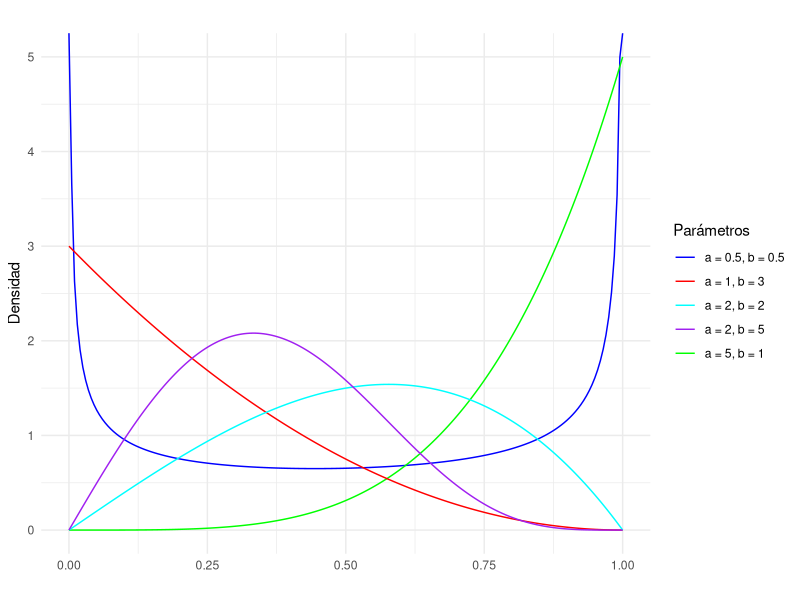
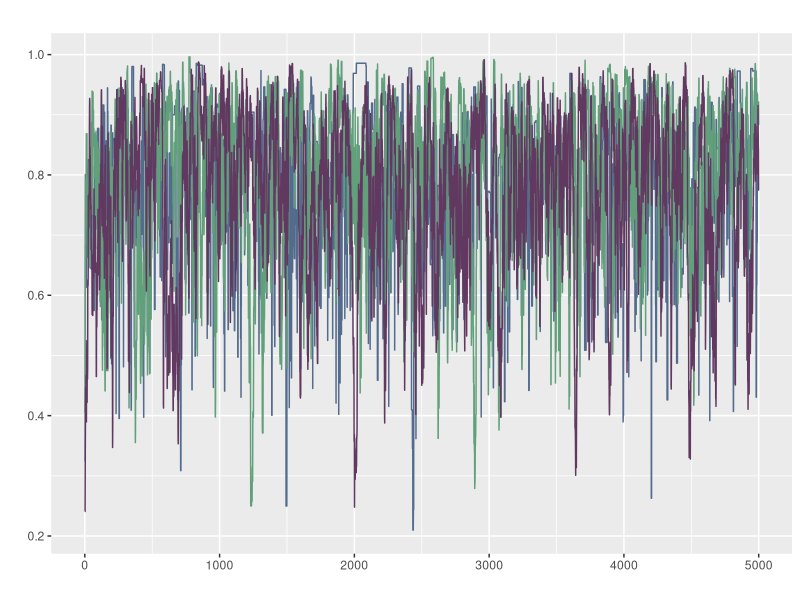
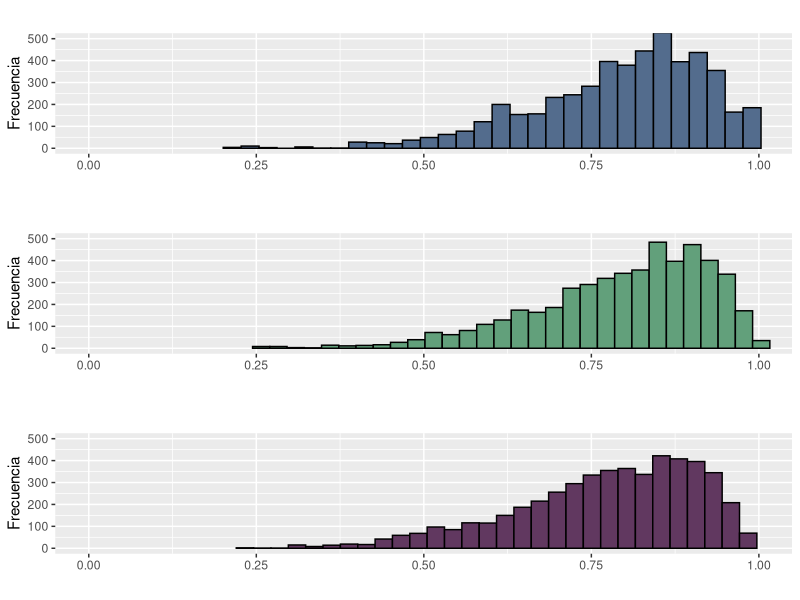
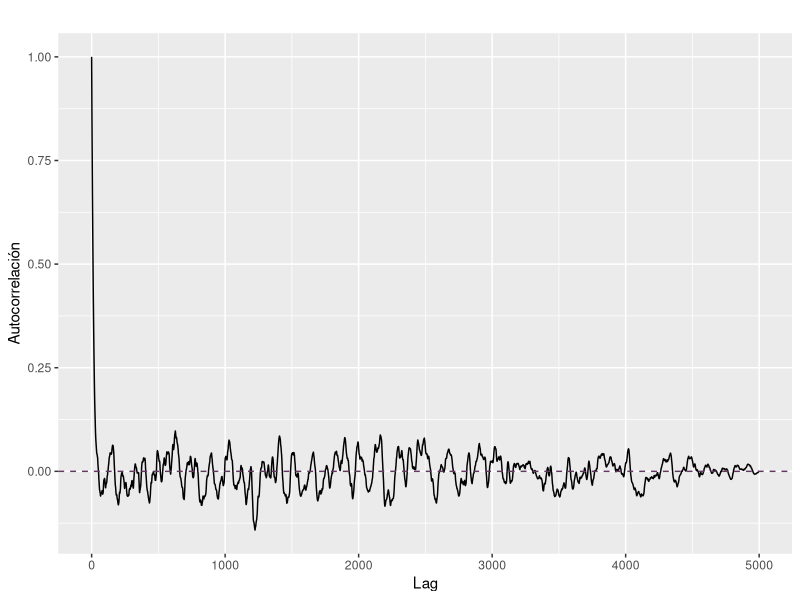
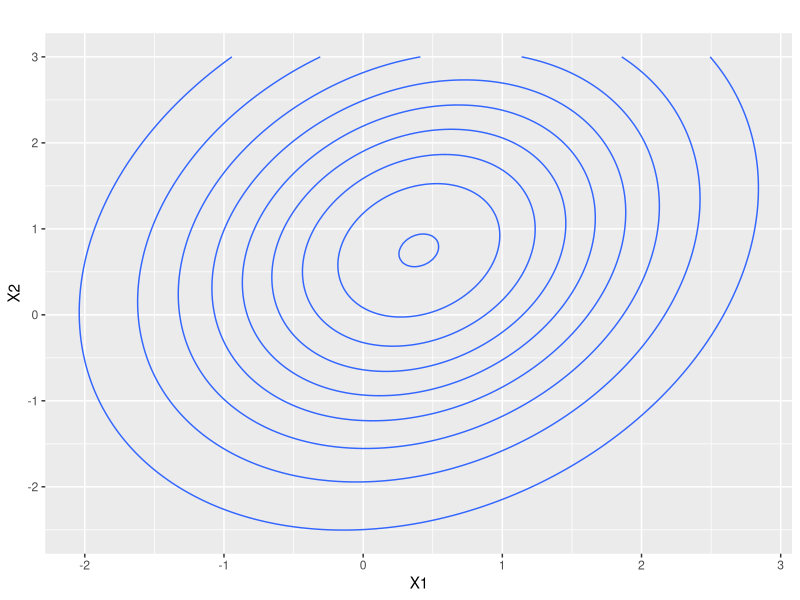
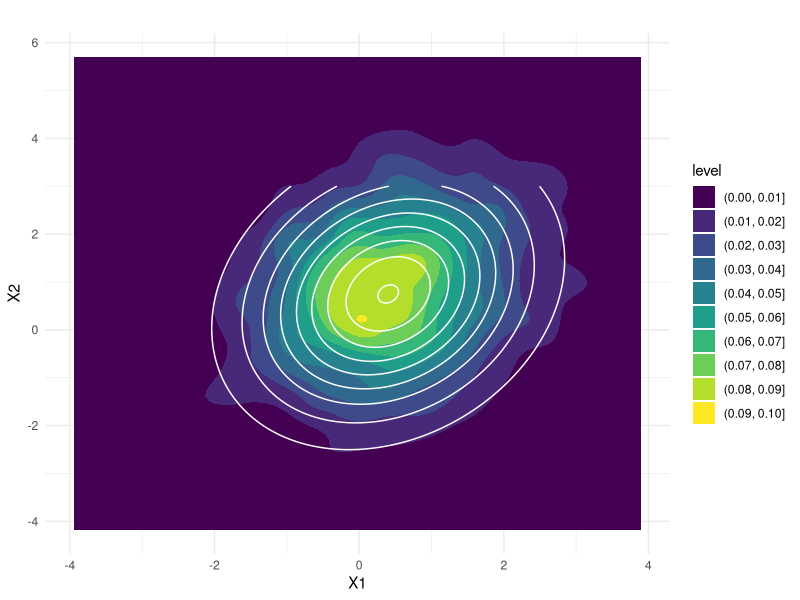
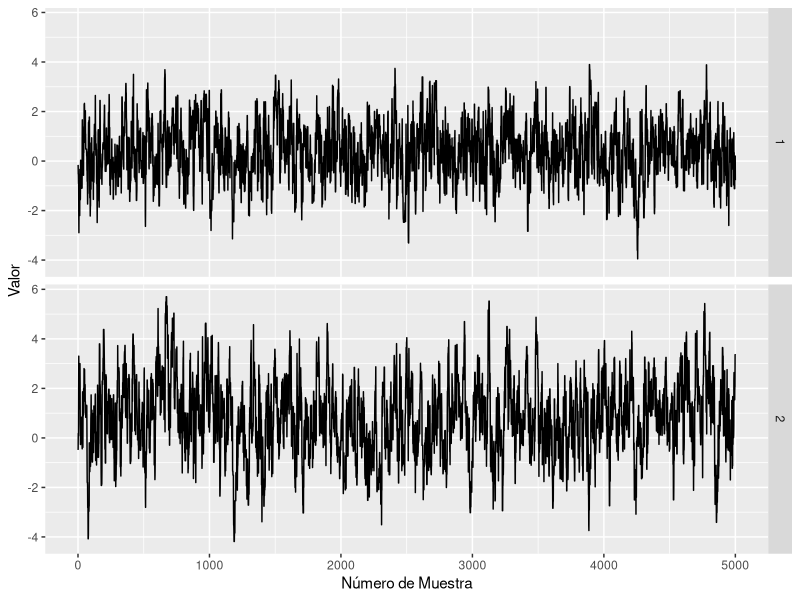
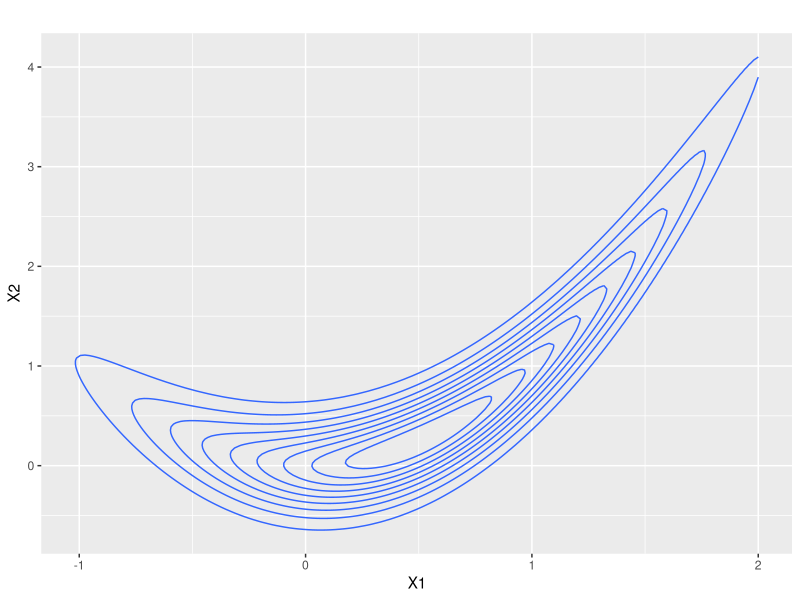

The R script that drew these images, in order:
## ---- chunk 1
#| label = parametros
set.seed(412)
knitr::opts_chunk$set(fig.align = "center")
## ---- chunk 2
#| label = librerias
library(ggplot2)
library(gridExtra)
library(kableExtra)
library(mvtnorm)
## ---- chunk 3
d_propuesta_def <- function(x, mean){
  dnorm(x, mean, sd= 1)
}

sample_mh <- function (d_objetivo, r_propuesta, d_propuesta = d_propuesta_def, p_inicial, n){
  stopifnot(n>0)
  muestras <- numeric(n)
  muestras[1]<-p_inicial
  for (i in 2:n) {
    p_actual <- muestras[i-1]
    p_nuevo <- r_propuesta(p_actual)
    f_actual <- d_objetivo(p_actual)
    f_nuevo <- d_objetivo(p_nuevo)
    
    q_actual <- d_propuesta(p_actual,mean=p_nuevo)
    q_nuevo <- d_propuesta(p_nuevo,mean=p_actual)
    
    alpha <- min(1, (f_nuevo/f_actual)*(q_actual/q_nuevo))
    
    aceptar <- rbinom(1,1, alpha)
    if (aceptar){
      muestras[i] <- p_nuevo
    } else {
      muestras[i] <- p_actual
    }
    
  }
  return ( muestras ) 
}
## ---- chunk 4
d_kumaraswamy <- function(x, a ,b){
  if(x<0 || x>1){
    f=0
  }else{
    f <- a*b*(x^(a-1))*(1-x^a)^(b-1)
  }
  return(f)
}
x<-seq(0,1, length.out= 200)
d_kumaraswamy.5.5 <- numeric(length(x))
d_kumaraswamy51<- numeric(length(x))
d_kumaraswamy13 <-numeric(length(x))
d_kumaraswamy22 <- numeric(length(x))
d_kumaraswamy25 <- numeric(length(x))
for (i in 1:length(x)) {
  d_kumaraswamy.5.5[i] <- d_kumaraswamy(x[i], 0.5, 0.5)
  d_kumaraswamy51[i] <- d_kumaraswamy(x[i], 5, 1)
  d_kumaraswamy13[i] <- d_kumaraswamy(x[i], 1, 3)
  d_kumaraswamy22[i] <- d_kumaraswamy(x[i], 2, 2)
  d_kumaraswamy25[i] <- d_kumaraswamy(x[i], 2, 5)
}


df <- data.frame(x,
                 d_kumaraswamy.5.5,
                 d_kumaraswamy51,
                 d_kumaraswamy13,
                 d_kumaraswamy22,
                 d_kumaraswamy25)
ggplot(df, aes(x = x)) +
  # Agregar las líneas para cada distribución
  geom_line(aes(y = d_kumaraswamy.5.5, color = "d_kumaraswamy.5.5")) +
  geom_line(aes(y = d_kumaraswamy51, color = "d_kumaraswamy51")) +
  geom_line(aes(y = d_kumaraswamy13, color = "d_kumaraswamy13")) +
  geom_line(aes(y = d_kumaraswamy22, color = "d_kumaraswamy22")) +
  geom_line(aes(y = d_kumaraswamy25, color = "d_kumaraswamy25")) +
  # Personalizar aspectos del gráfico
  labs(title = "",
       x = "",
       y = "Densidad") +
  scale_color_manual(values = c("d_kumaraswamy.5.5" = "blue",
                                 "d_kumaraswamy51" = "green",
                                 "d_kumaraswamy13" = "red",
                                 "d_kumaraswamy22" = "cyan",
                                 "d_kumaraswamy25" = "purple"),
                     labels = c("d_kumaraswamy.5.5" = "a = 0.5, b = 0.5",
                                "d_kumaraswamy51" = "a = 5, b = 1",
                                "d_kumaraswamy13" = "a = 1, b = 3",
                                "d_kumaraswamy22" = "a = 2, b = 2",
                                "d_kumaraswamy25" = "a = 2, b = 5")) +
  guides(color=guide_legend(title = "Parámetros"))+
  theme_minimal()
## ---- chunk 5
get_beta_pars <- function(mu, kappa){
  alpha <- mu *kappa
  beta <- (1-mu)*kappa
  return(list(alpha = alpha, beta = beta))
}
#graficar kumaraswamy 6 2, y una beta 8,2 para mostrar que son parecidas
d_objetivo <- function(x, a=6 ,b=2){
  if(x<0 || x>1){
    f=0
  }else{
    f <- a*b*(x^(a-1))*(1-x^a)^(b-1)
  }
  return(f)
}
kappas <- c(1,25,50)
n=5000
muestras <- matrix(nrow = n,ncol = length(kappas))
for (i in 1:3) {
  #p_inicial = runif(1) se agrega?
  r_propuesta <- function(x) {
    kappa <- kappas[i]
    pars <- get_beta_pars(x, kappa)
    rbeta(1, pars$alpha, pars$beta)
  }
  d_propuesta <- function(x, mean) {
    kappa <- kappas[i]
    pars <- get_beta_pars(mean, kappa)
    dbeta(x, pars$alpha, pars$beta)
  }
  p_inicial <- runif(1)
  
  muestras[,i] <- sample_mh(d_objetivo, r_propuesta, d_propuesta, p_inicial= p_inicial, n=n)
}


df <- as.data.frame(cbind(muestras, x=1:n))
ggplot(df, aes(x = x)) +
  geom_line(aes(y = V1), color = "#536C8D") +
  geom_line(aes(y = V2), color = "#62A07B") +
  geom_line(aes(y = V3), color = "#613860") +
  labs(x = "", y = "", title = "")

## ---- chunk 6
g1 <- ggplot(df, aes(x = V1)) +
  geom_histogram(color = "black", fill = "#536C8D", bins = 30) +
  labs(x = "", y = "Frecuencia", title = "")+
  coord_cartesian(xlim = c(0, 1), ylim = c(0, 500))

# Graficar histograma para V2
g2 <- ggplot(df, aes(x = V2)) +
  geom_histogram(color = "black", fill = "#62A07B", bins = 30) +
  labs(x = "", y = "Frecuencia", title = "")+
  coord_cartesian(xlim = c(0, 1), ylim = c(0, 500))

# Graficar histograma para V3
g3 <- ggplot(df, aes(x = V3)) +
  geom_histogram(color = "black", fill = "#613860", bins = 30) +
  labs(x = "", y = "Frecuencia", title = "")+
  coord_cartesian(xlim = c(0, 1), ylim = c(0, 500))

# Mostrar los histogramas en una sola columna
grid.arrange(g1, g2, g3, ncol = 1)
## ---- chunk 7
# averiguar si hay grafico para el correlograma

calcular_w <- function(x){
  mean(apply(x, 2, var))
}

calcular_b <- function(x){
  media_chain <- apply(x, 2, mean)
  var(media_chain) * nrow(x)
}

R_hat <- function(x){
  S <- nrow(x)
  M <- ncol(x)
  W <- calcular_w(x)
  B <- calcular_b(x)
  numerador <- (S-1)/S * W + (1 / S) * B
  sqrt(numerador / W)
}

R_hat(muestras)
## ---- chunk 8
corr <- acf(muestras[,3], plot = FALSE, lag = Inf)
N_eff <- function(x){
  n_eff <- numeric(ncol(x))
  for (i in 1:ncol(x)) {
    S <- nrow(x)
    autocorr <- acf(x[,i], plot = FALSE, lag = Inf)$acf
    limite <- which(autocorr<0.05)[1]
    
    denominador <- 1 + 2 * sum(autocorr[2:limite])
    n_eff[i] <- S / denominador  
  }
  return(n_eff)
}
N_eff(muestras)
data_corr = data.frame(x=corr$lag, y=corr$acf)
ggplot(data_corr)+
  aes(x=x,y=y)+
  geom_line()+
  geom_hline(yintercept = 0, linetype = "dashed", color = "#613860")+
  labs(x = "Lag", y = "Autocorrelación", title = "")
# no parecen muy bajos para 5k muestras
# YA GENERALICE LA N_eff 
## ---- chunk 9
medias <- c(mean(muestras[,1]),mean(muestras[,2]),mean(muestras[,3]))
percentiles<- rbind(quantile(muestras[,1], c(0.05, 0.95)),
                    quantile(muestras[,2], c(0.05, 0.95)),
                    quantile(muestras[,3], c(0.05, 0.95)))

tabla <-cbind(medias, percentiles)
colnames(tabla) <- c("Medias","Percentil 5", "Percentil 95")
rownames(tabla) <- c("Kappa = 1","Kappa = 25", "Kappa = 50")
kable(round(tabla,3))%>% 
  kable_styling(position = "center",full_width = FALSE) %>% 
  row_spec(0, bold = T, background = "#613860", color = "black") 
## ---- chunk 10
muestras_logit <- log(muestras/(1-muestras))
medias_logit <- c(mean(muestras_logit[,1]),mean(muestras_logit[,2]),mean(muestras_logit[,3]))
percentiles_logit <- rbind(quantile(muestras_logit[,1], c(0.05, 0.95)),
                    quantile(muestras_logit[,2], c(0.05, 0.95)),
                    quantile(muestras_logit[,3], c(0.05, 0.95)))

tabla_logit <-cbind(medias_logit, percentiles_logit)
colnames(tabla_logit) <- c("Medias","Percentil 5", "Percentil 95")
rownames(tabla_logit) <- c("Kappa = 1","Kappa = 25", "Kappa = 50")
kable(round(tabla_logit,3))%>% 
  kable_styling(position = "center",full_width = FALSE) %>% 
  row_spec(0, bold = T, background = "#613860", color = "black") 
## ---- chunk 11
sample_mh_2d <- function (d_objetivo, r_propuesta, d_propuesta, p_inicial, n, sigma_prop){
  stopifnot(n>0)
  muestras <- matrix(nrow = n, ncol = length(p_inicial))
  muestras[1,]<-p_inicial
  for (i in 2:n) {
    p_actual <- muestras[i-1,]
    p_nuevo <- r_propuesta(p_actual)
    f_actual <- d_objetivo(p_actual)
    f_nuevo <- d_objetivo(p_nuevo)
    
    q_actual <- d_propuesta(p_actual,mean=p_nuevo)
    q_nuevo <- d_propuesta(p_nuevo,mean=p_actual)
    
    alpha <- min(1, (f_nuevo/f_actual)*(q_actual/q_nuevo))
    
    aceptar <- rbinom(1,1, alpha)
    if (aceptar){
      muestras[i,] <- p_nuevo
    } else {
      muestras[i,] <- p_actual
    }
    
  }
  return ( muestras ) 
}


## ---- chunk 12
mu_obj <- c(0.4, 0.75)
sigma_obj <- matrix(c(1.35, 0.4, 0.4, 2.4), ncol = 2)

sigma_prop <- diag(2) #preguntar esto

d_objetivo <- function(x) dmvnorm(x, mean = mu_obj, sigma = sigma_obj)
r_propuesta <- function(x) rmvnorm(1, mean = x, sigma = sigma_prop)
d_propuesta <- function(x, mean) dmvnorm(x, mean = mean, sigma = sigma_prop)

df_grilla <- expand.grid(x = seq(-3, 3, length.out = 200), seq(-3, 3, length.out = 200))
df_grilla$z <- d_objetivo(as.matrix(df_grilla))

ggplot(df_grilla)+
  aes(x = x, y = Var2, z = z)+
  stat_contour()+
  labs(title = "",
       x = "X1",
       y = "X2")

muestras_2d <- sample_mh_2d(d_objetivo, r_propuesta, d_propuesta, p_inicial=c(runif(1,-2,3),runif(1,-2,3)), n=5000)

muestras_2d_df <- as.data.frame(muestras_2d)
ggplot(muestras_2d_df, aes(x = V1, y = V2)) +
  geom_density_2d(fill = "skyblue", alpha = 0.7) +
  geom_density2d_filled()+
  #geom_point(data = muestras_2d_df, aes(x = V1, y = V2), color = "cyan2", alpha = 0.05) +
  labs(title = "",
       x = "X1",
       y = "X2") +
  stat_contour(aes(x = x, y = Var2, z = z), data = df_grilla, color = "white")+
  theme_minimal()

# p_inicial = rmvnorm(1,mean=c(1,1)) ?
## ---- chunk 13

########################
plot_trace <- function(x, y){
  n <-length(x)
  df <- data.frame(x = rep(1:n, 2), y = c(x, y), dimension = rep(1:2, each = n))
  ggplot(df)+
    geom_line(aes(x = x, y = y))+
    facet_grid(rows = vars(dimension))+
    labs(x = "Número de Muestra", y = "Valor")
}  

plot_trace(muestras_2d_df$V1, muestras_2d_df$V2)

#Número efectivo de muestras
N_eff(muestras_2d)
## ---- chunk 14
#| label = probs
probs <- numeric(3)
# x1 > 1 ; x2 < 0
mu_filtradas <- muestras_2d[muestras_2d[,1] > 1 & muestras_2d[,2] < 0,]
probs[1] <- nrow(mu_filtradas) / nrow(muestras_2d)
# x1 > 1 ; x2 > 2 
mu_filtradas <- muestras_2d[muestras_2d[,1] > 1 & muestras_2d[,2] > 2,]
probs[2] <- nrow(mu_filtradas) / nrow(muestras_2d)
# x1 > .4 ; x2 > .75
mu_filtradas <- muestras_2d[muestras_2d[,1] > .4 & muestras_2d[,2] > .75,]
probs[3] <- nrow(mu_filtradas) / nrow(muestras_2d)
probs #no se si esto esta bien gente
## ---- chunk 15
# Monte Carlo generamos aleatorios y hace sumatoria
# Genera un gran número de muestras bivariadas
n <- 5000
muestras_2d_mc <- rmvnorm(n, mean = mu_obj, sigma = sigma_obj)
p_exacta <- numeric(3)
p_mc <- numeric(3)
# x1 > 1 ; x2 < 0
mu_filtradas <- muestras_2d_mc[muestras_2d_mc[,1] > 1 & muestras_2d_mc[,2] < 0,]
p_mc[1] <- nrow(mu_filtradas) / nrow(muestras_2d_mc)
p_exacta[1] <- pmvnorm(lower = c(1, -Inf), upper = c(Inf,0), mean = mu_obj, sigma=sigma_obj)
# x1 > 1 ; x2 > 2 
mu_filtradas <- muestras_2d_mc[muestras_2d_mc[,1] > 1 & muestras_2d_mc[,2] > 2,]
p_mc[2] <- nrow(mu_filtradas) / nrow(muestras_2d_mc)
p_exacta[2] <- pmvnorm(lower = c(1, 2), upper = c(Inf,Inf), mean = mu_obj, sigma=sigma_obj)
# x1 > .4 ; x2 > .75
mu_filtradas <- muestras_2d_mc[muestras_2d_mc[,1] > .4 & muestras_2d_mc[,2] > .75,]
p_mc[3] <- nrow(mu_filtradas) / nrow(muestras_2d_mc)
p_exacta[3] <- pmvnorm(lower = c(.4, .75), upper = c(Inf,Inf), mean = mu_obj, sigma=sigma_obj)

probs
p_mc
round(p_exacta, 4)#no se si esto esta bien gente
## ---- chunk 16
#Método de la grilla
grilla= numeric(3)
grilla[1]=sum(df_grilla$z[df_grilla$x>1 & df_grilla$Var2<0])/ sum(df_grilla$z)
grilla[2]=sum(df_grilla$z[df_grilla$x>1 & df_grilla$Var2>2])/ sum(df_grilla$z)
grilla[3]=sum(df_grilla$z[df_grilla$x>0.4 & df_grilla$Var2>0.75])/ sum(df_grilla$z)

data_probs= cbind(muestras=probs, mc= p_mc, grilla= grilla, exacto= p_exacta)

colnames(data_probs) <- c("Muestras","Montecarlo", "Grilla","Prob. Exacta")
rownames(data_probs) <- c("P(X1> 1, X2< 0)","P(X1> 1, X2> 2)", "P(X1> 0.4, X2> 0.75)")
kable(round(data_probs,4))%>% 
  kable_styling(position = "center",full_width = FALSE) %>% 
  row_spec(0, bold = T, background = "#613860", color = "black") 

## ---- chunk 17
a <- 0.5
b <- 5
sigma_prop1 <- matrix(c(4,1,1,4), ncol = 2)
sigma_prop2 <- diag(2)
sigma_prop3 <- matrix(c(2,-2,-2,5), ncol = 2)

d_objetivo <- function(x) exp(-((a-x[1])^2+b*(x[2]-(x[1])^2)^2))
r_propuesta <- function(x) rmvnorm(1, mean = x, sigma = sigma_prop2)
d_propuesta <- function(x, mean) dmvnorm(x, mean = mean, sigma = sigma_prop2)

df_grilla <- expand.grid(x = seq(-2, 2, length.out = 200), seq(-1, 5, length.out = 200))
for(i in 1:40000){ 
df_grilla$z[i] <- d_objetivo(c(df_grilla$x[i], df_grilla$Var2[i]))
}

ggplot(df_grilla)+
 aes(x = x, y = Var2, z = z)+
 stat_contour()+
 labs(title = "",
      x = "X1",
      y = "X2")

muestras_2d2 <- sample_mh_2d(d_objetivo, r_propuesta, d_propuesta, p_inicial= c(runif(1,0,1), runif(1,-0.5, 1)), n=5000)

muestras_2d2_df <- as.data.frame(muestras_2d2)
ggplot(muestras_2d2_df, aes(x = V1, y = V2)) +
  geom_density_2d(fill = "skyblue", alpha = 0.7) +
  geom_density2d_filled()+
  #geom_point(data = muestras_2d_df, aes(x = V1, y = V2), color = "cyan2", alpha = 0.05) +
  labs(title = "",
       x = "X1",
       y = "X2") +
  theme_minimal()

r_propuesta <- function(x) rmvnorm(1, mean = x, sigma = sigma_prop1)
d_propuesta <- function(x, mean) dmvnorm(x, mean = mean, sigma = sigma_prop1)

muestras_2d1 <- sample_mh_2d(d_objetivo, r_propuesta, d_propuesta, p_inicial= c(runif(1,0,1), runif(1,-0.5, 1)), n=5000)

muestras_2d1_df <- as.data.frame(muestras_2d1)
ggplot(muestras_2d1_df, aes(x = V1, y = V2)) +
  geom_density_2d(fill = "skyblue", alpha = 0.7) +
  geom_density2d_filled()+
  #geom_point(data = muestras_2d_df, aes(x = V1, y = V2), color = "cyan2", alpha = 0.05) +
  labs(title = "",
       x = "X1",
       y = "X2") +
  theme_minimal()

r_propuesta <- function(x) rmvnorm(1, mean = x, sigma = sigma_prop3)
d_propuesta <- function(x, mean) dmvnorm(x, mean = mean, sigma = sigma_prop3)

muestras_2d3 <- sample_mh_2d(d_objetivo, r_propuesta, d_propuesta, p_inicial= c(runif(1,0,1), runif(1,-0.5, 1)), n=5000)

muestras_2d3_df <- as.data.frame(muestras_2d3)
ggplot(muestras_2d3_df, aes(x = V1, y = V2)) +
  geom_density_2d(fill = "skyblue", alpha = 0.7) +
  geom_density2d_filled()+
  #geom_point(data = muestras_2d_df, aes(x = V1, y = V2), color = "cyan2", alpha = 0.05) +
  labs(title = "",
       x = "X1",
       y = "X2") +
  theme_minimal()
# TODO: preguntarle a los chicos que cambia en estas tres para poner todo en un bucle
## ---- chunk 18
# Añadir una columna para indicar la cadena
muestras_2d1_df$cadena <- "Muestra 1"
muestras_2d2_df$cadena <- "Muestra 2"
muestras_2d3_df$cadena <- "Muestra 3"

muestra1 <- muestras_2d1_df
muestra2 <- muestras_2d2_df
muestra3 <- muestras_2d3_df
#TODO: esto esta de más, preguntar si se puede sacar

# Unir las muestras en un solo dataframe
df <- rbind(muestra1, muestra2, muestra3)

# Graficar las trayectorias
ggplot(df, aes(x = V1, y = V2, color = cadena)) +
  geom_point() +
  labs(x = "X1", y = "X2", title = "Trayectorias de las cadenas de Metropolis-Hastings")+
  scale_color_manual(values= c("#536C8D","#62A07B","#613860"))
## ---- chunk 19
#Trace plot y gráfico de autocorrelación
# TODO: yo mantendria los colores de muestra 1 2 y 3 como arriba
n=5000
df1 <- as.data.frame(cbind(muestras_2d1_df$V1,muestras_2d2_df$V1,muestras_2d3_df$V1, x=1:n))
tp1=ggplot(df1, aes(x=x)) +
  geom_line(aes(y = V1), color = "#536C8D") +
  geom_line(aes(y = V2), color = "#62A07B") +
  geom_line(aes(y = V3), color = "#613860") +
  labs(x = "", y = "Valor", title = "")

df2 <- as.data.frame(cbind(muestras_2d1_df$V2,muestras_2d2_df$V2,muestras_2d3_df$V2, x=1:n))
tp2=ggplot(df2, aes(x=x)) +
  geom_line(aes(y = V1), color = "#536C8D") +
  geom_line(aes(y = V2), color = "#62A07B") +
  geom_line(aes(y = V3), color = "#613860") +
  labs(x = "Numero de muestra", y = "Valor", title = "")

grid.arrange(tp1, tp2, ncol=1)

corr11 <- acf(muestras_2d1_df[,1], plot = FALSE, lag = Inf)
corr12 <- acf(muestras_2d1_df[,2], plot = FALSE, lag = Inf)
corr21 <- acf(muestras_2d2_df[,1], plot = FALSE, lag = Inf)
corr22 <- acf(muestras_2d2_df[,2], plot = FALSE, lag = Inf)
corr31 <- acf(muestras_2d3_df[,1], plot = FALSE, lag = Inf)
corr32 <- acf(muestras_2d3_df[,2], plot = FALSE, lag = Inf)

corr_x1=data.frame(lag= c(corr11$lag, corr21$lag, corr31$lag),
           acf= c(corr11$acf, corr21$acf, corr31$acf),
           cadena= rep(c("Muestra 1", "Muestra 2", "Muestra 3"), each=5000))

corr_x2=data.frame(lag= c(corr12$lag, corr22$lag, corr32$lag),
           acf= c(corr12$acf, corr22$acf, corr32$acf),
           cadena= rep(c("Muestra 1", "Muestra 2", "Muestra 3"), each=5000))

grafico_corr_x1= ggplot(corr_x1)+
  aes(x=lag,y=acf, color=cadena)+
  geom_line()+
  labs(x = "", y = "Autocorrelación", title = "")+
  scale_color_manual(values= c("#536C8D","#62A07B","#613860"))

grafico_corr_x2= ggplot(corr_x2)+
  aes(x=lag,y=acf, color=cadena)+
  geom_line()+
  labs(x = "Lag", y = "Autocorrelación", title = "")+
  scale_color_manual(values= c("#536C8D","#62A07B","#613860"))

grid.arrange(grafico_corr_x1,grafico_corr_x2, ncol=1)

#Calculamos el n eff de muestras para ver que muestra resulto mejor
round(N_eff(muestras_2d1),2)
round(N_eff(muestras_2d2),2)
round(N_eff(muestras_2d3),2)
## ---- chunk 20
# Ej 10
# Calculamos las probabilidades con la segunda muestra, la cual presenta el mayor número efectivo de muestras
probs <- numeric(3)
# 0 < x1 < 1  ;0 < x2 < 1
mu_filtradas <- muestras_2d2[muestras_2d2[,1] > 0 & muestras_2d2[,1] < 1 & muestras_2d2[,2] > 0 & muestras_2d2[,2] < 1,]
probs[1] <- nrow(mu_filtradas) / nrow(muestras_2d2)
# -1 < x1 < 0  ;0 < x2 < 1 
mu_filtradas <- muestras_2d2[muestras_2d2[,1] > -1 & muestras_2d2[,1] < 0 & muestras_2d2[,2] > 0 & muestras_2d2[,2] < 1,]
probs[2] <- nrow(mu_filtradas) / nrow(muestras_2d2)
# 1 < x1 < 2 ;2 < x2 < 3
mu_filtradas <- muestras_2d2[muestras_2d2[,1] > 1 & muestras_2d2[,1] < 2 & muestras_2d2[,2] > 2 & muestras_2d2[,2] < 3,]
probs[3] <- nrow(mu_filtradas) / nrow(muestras_2d2)
probs
## ---- chunk 21
#Ej 11
#Método de la grilla
grilla= numeric(3)
grilla[1]=sum(df_grilla$z[df_grilla$x>0 & df_grilla$x<1 & df_grilla$Var2>0 & df_grilla$Var2<1])/ sum(df_grilla$z)
grilla[2]=sum(df_grilla$z[df_grilla$x>-1 & df_grilla$x<0 & df_grilla$Var2>0 & df_grilla$Var2<1])/ sum(df_grilla$z)
grilla[3]=sum(df_grilla$z[df_grilla$x>1 & df_grilla$x<2 & df_grilla$Var2>2 & df_grilla$Var2<3])/ sum(df_grilla$z)

data_probs= cbind(muestras=probs,grilla= grilla)

colnames(data_probs) <- c("Muestras","Grilla")
rownames(data_probs) <- c("P(0< X1 < 1,0 < X2< 1)","P(-1 < X1 < 0,0 < X2 < 1)", "P(1 < X1 < 2,2 < X2 < 3)")
kable(round(data_probs,4))%>% 
  kable_styling(position = "center",full_width = FALSE) %>% 
  row_spec(0, bold = T, background = "#613860", color = "black") 
